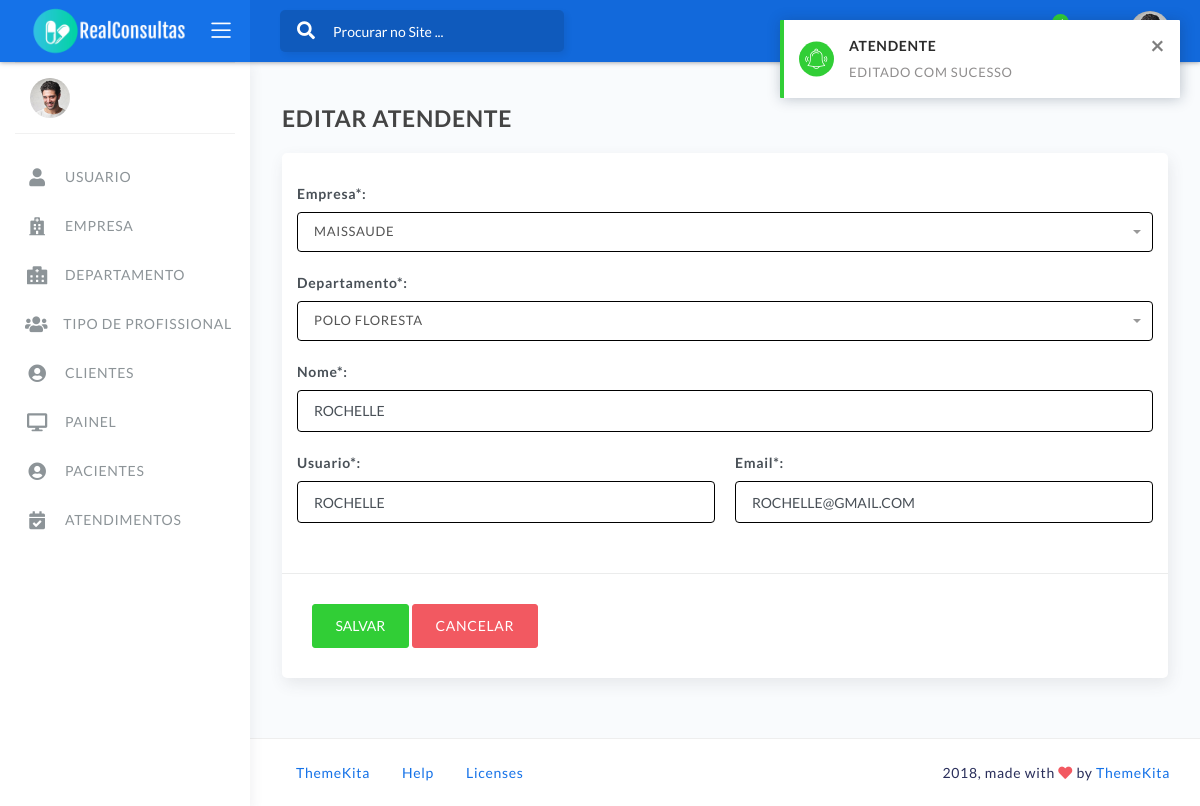
Page /core/atendente/update/4 (signed in) on the committed database.
### core/modulos/atendente/atendente.py (models this page shows, shortened)
class Atendente(Timestampable):
    class Meta:
        verbose_name = 'ATENDENTE'
        verbose_name_plural = 'ATENDENTES'
    user = models.OneToOneField(User, on_delete=models.PROTECT, related_name='userAtendente')
    departamento = models.ForeignKey(Departamento, on_delete=models.PROTECT, related_name='atendentes',
                                     null=True)
    nome = UpperCaseCharField('Nome', max_length=255)
    usuario = UpperCaseCharField('Usuario', max_length=255, unique=True)
    email = models.EmailField('Email', max_length=255, unique=True)
    senha = UpperCaseCharField('Senha', max_length=255)
    perfil = models.ForeignKey(Group, on_delete=models.PROTECT, verbose_name='Perfil', related_name='atendentes')
    ativo = models.BooleanField(default=True)

### core/modulos/atendente/views_atendente.py (the view, shortened to what this page needs)
class AtendenteUpdateView(MyUpdateViewAtendente):
    template_name = 'atendente/templates/create_view_atendente.html'

### core/modulos/departamento/departamento.py (called while the page is built)
    def __str__(self):
        return self.nome.upper()

### core/modulos/empresa/empresa.py (called while the page is built)
    def __str__(self):
        return self.nome_razao_social.upper()

### core/util/util_manager.py (called while the page is built)
    def get_context_data(self, **kwargs):
        context = super().get_context_data(**kwargs)
        context['labels'] = LabesProperty
        context['NAME_MODEL'] = self.NAME_MODEL
        context['NAME_MODEL_PLURAL'] = self.NAME_MODEL_PLURAL
        context['PAGE_CREATE_VIEW'] = self.PAGE_CREATE_VIEW
        context['PAGE_UPDATE_VIEW'] = self.PAGE_UPDATE_VIEW
        context['SAVE_MODEL'] = None
        save_model = self.request.session.pop('save_model', None)
        if save_model:
            context['SAVE_MODEL'] = True
        edit_model = self.request.session.pop('update_model', None)
        if edit_model:
            context['SAVE_MODEL'] = False
        return context

### core/modulos/atendente/templates/create_view_atendente.html (shortened to what this page needs)
{% extends 'core/base/create_update_view_base.html' %}
{% load static %}
{% block corpo_formulario %}
    <div class="row">
        <div class="col-md-12 form-group ">
            {{ form.empresa.label_tag }}
        </div>
    </div>
    <div class="row">
        <div class="col-md-12 form-group ">
            {{ form.departamento.label_tag }}
        </div>
    </div>
    <div class="row">
        <div class="col-md-12 form-group">
            {{ form.nome.label_tag }}
            {{ form.nome }}
        </div>
    </div>
    <div class="row">
        <div class="col-md-6 form-group">
            {{ form.usuario.label_tag }}
            {{ form.usuario }}
        </div>
        <div class="col-md-6 form-group">
            {{ form.email.label_tag }}
            {{ form.email }}
        </div>
    </div>
    <div class="row">
        <div class="col-md-12 form-group">
        </div>
    </div>
{% endblock %}
{% block botoes %}
    <a class="btn btn-danger" href="{% url 'core:modulo:atendente:list_view' %}">{{ labels.CANCELAR }}</a>
{% endblock %}

### core/static/core/commum/novo_estilo.css (style rules this page uses)
:root { --primary-color: #1572E8; --primary2-color: #1269DB; --primary2-color-sombra: #1a5abc; --border_color: #000000; }
.form-control { border-color: var(--border_color) }

### rows in the picture
Atendente: nome "ROCHELLE", usuario "ROCHELLE", email "rochelle@gmail.com"

### other values in the picture
{{ labels.USUARIO }} "USUARIO"
{{ labels.EMPRESA }} "EMPRESA"
{{ labels.DEPARTAMENTO }} "DEPARTAMENTO"
{{ labels.TIPO_PROFISSIONAL }} "TIPO DE PROFISSIONAL"
{{ labels.CLIENTES }} "CLIENTES"
{{ labels.PAINEL }} "PAINEL"
{{ labels.PACIENTES }} "PACIENTES"
{{ labels.ATENDIMENTOS }} "ATENDIMENTOS"
{{ labels.EDITAR }} "EDITAR"
{{ NAME_MODEL }} "ATENDENTE"
{{ labels.SALVAR }} "SALVAR"
{{ labels.CANCELAR }} "CANCELAR"
